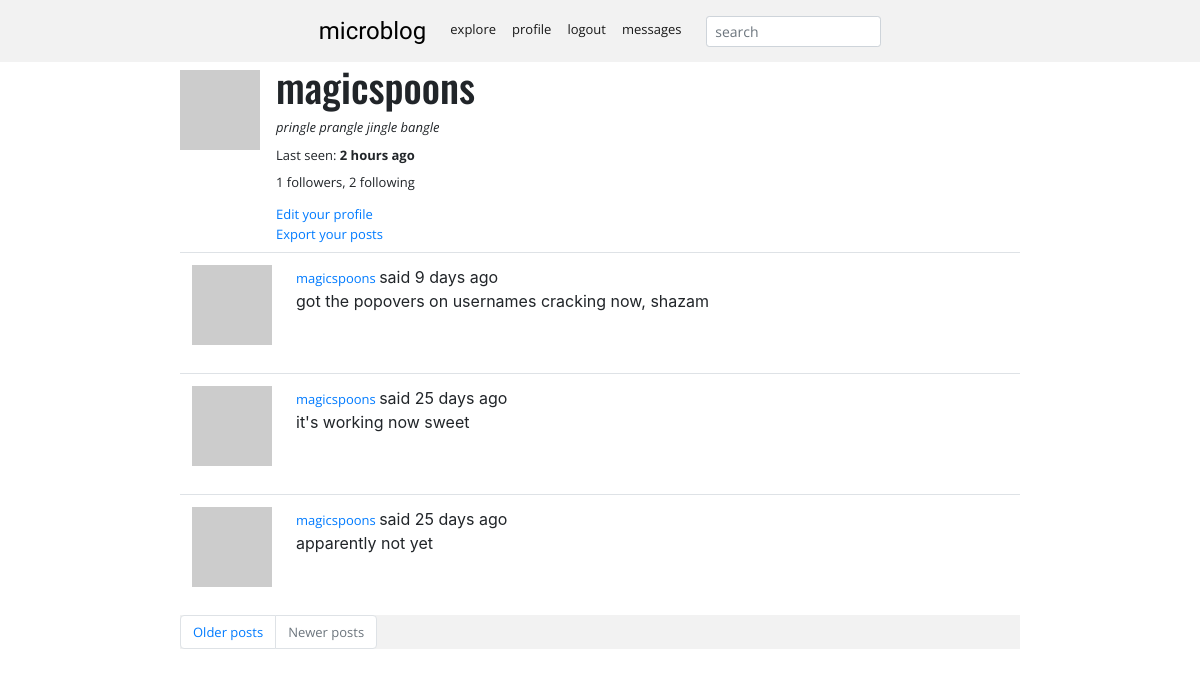
/user/magicspoons (signed in), run on an earlier commit of the app's database.
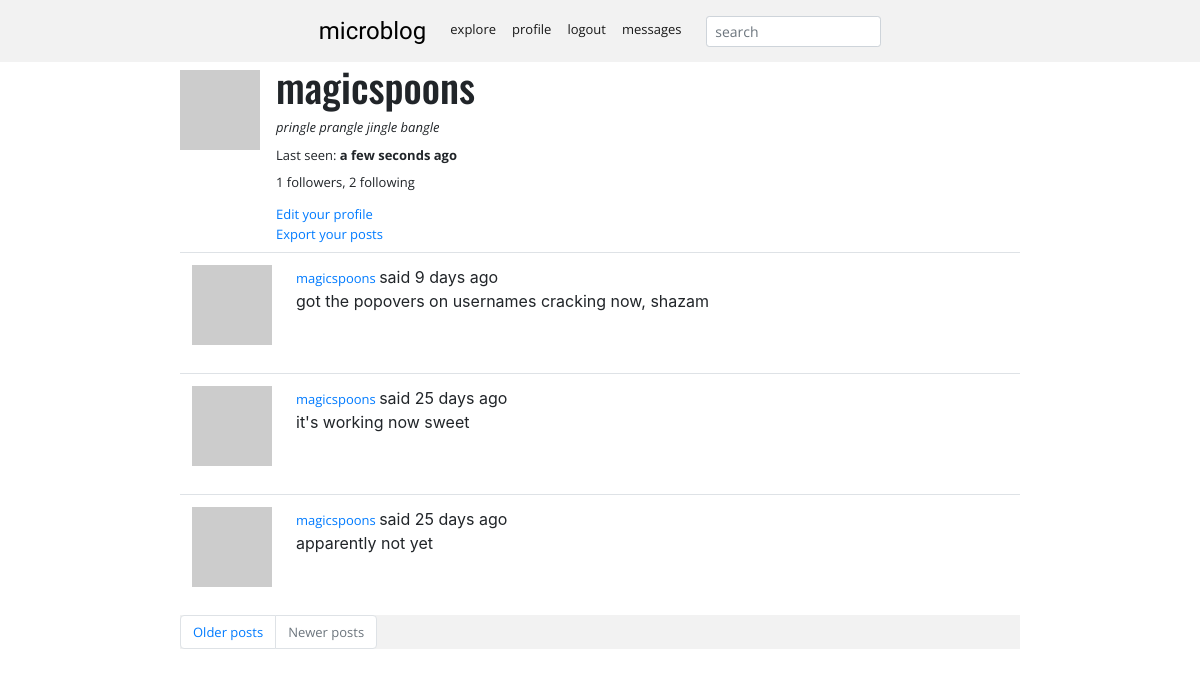
And on a later commit of the database.
### app/models.py (models this page shows, shortened)
class PaginatedAPIMixin(object):
    @staticmethod
    def to_collection_dict(query, page, per_page, endpoint, **kwargs):
        resources = query.paginate(page, per_page, False)
        data = {
            'items': [item.to_dict() for item in resources.items],
            '_meta': {
                'page': page,
                'per_page': per_page,
                'total_pages': resources.pages,
                'total_items': resources.total
            },
            '_links': {
                'self': url_for(endpoint, page=page, per_page=per_page,
                                **kwargs),
                'next': url_for(endpoint, page=page + 1, per_page=per_page,
                                **kwargs) if resources.has_next else None,
                'prev': url_for(endpoint, page=page - 1, per_page=per_page,
                                **kwargs) if resources.has_prev else None
            }
        }
        return data

class User(PaginatedAPIMixin, UserMixin, db.Model):
    id = db.Column(db.Integer, primary_key=True)
    username = db.Column(db.String(64), index=True, unique=True)
    email = db.Column(db.String(120), index=True, unique=True)
    password_hash = db.Column(db.String(128))
    posts = db.relationship('Post', backref='author', lazy='dynamic')
    about_me = db.Column(db.String(140))
    last_seen = db.Column(db.DateTime, default=datetime.utcnow)
    followed = db.relationship(
        'User', secondary=followers,
        primaryjoin=(followers.c.follower_id == id),
        secondaryjoin=(followers.c.followed_id == id),
        backref=db.backref('followers', lazy='dynamic'), lazy='dynamic')
    messages_sent = db.relationship('Message',
                                    foreign_keys='Message.sender_id',
                                    backref='author', lazy='dynamic')
    messages_received = db.relationship('Message',
                                        foreign_keys='Message.recipient_id',
                                        backref='recipient', lazy='dynamic')
    last_message_read_time = db.Column(db.DateTime)
    notifications = db.relationship('Notification', backref='user', lazy='dynamic')
    tasks = db.relationship('Task', backref='user', lazy='dynamic')
    token = db.Column(db.String(32), index=True, unique=True)
    token_expiration = db.Column(db.DateTime)
    def avatar(self, size):
        digest = md5(self.email.lower().encode('utf-8')).hexdigest()
        return 'https://www.gravatar.com/avatar/{}?d=identicon&s={}'.format(
            digest, size)
    def new_messages(self):
        last_read_time = self.last_message_read_time or datetime(1900, 1, 1)
        return Message.query.filter_by(recipient=self).filter(
            Message.timestamp > last_read_time).count()
    def get_tasks_in_progress(self):
        return Task.query.filter_by(user=self, complete=False).all()
    def get_task_in_progress(self, name):
        return Task.query.filter_by(name=name, user=self,
                                    complete=False).first()

class SearchableMixin(object):
    @classmethod
    def before_commit(cls, session):
        session._changes = {
            'add': list(session.new),
            'update': list(session.dirty),
            'delete': list(session.deleted)
        }
    @classmethod
    def after_commit(cls, session):
        for obj in session._changes['add']:
            if isinstance(obj, SearchableMixin):
                add_to_index(obj.__tablename__, obj)
        for obj in session._changes['update']:
            if isinstance(obj, SearchableMixin):
                add_to_index(obj.__tablename__, obj)
        for obj in session._changes['delete']:
            if isinstance(obj, SearchableMixin):
                remove_from_index(obj.__tablename__, obj)
        session._changes = None

class Post(SearchableMixin, db.Model):
    __searchable__ = ['body']
    id = db.Column(db.Integer, primary_key=True)
    body = db.Column(db.String(140))
    timestamp = db.Column(db.DateTime, index=True, default=datetime.utcnow)
    user_id = db.Column(db.Integer, db.ForeignKey('user.id'))
    language = db.Column(db.String(5))

### app/main/routes.py (the view)
@bp.route('/user/<username>')
@login_required
def user(username):
    user = User.query.filter_by(username=username).first_or_404()
    page = request.args.get('page', 1, type=int)
    posts = user.posts.order_by(Post.timestamp.desc()).paginate(
        page, current_app.config['POSTS_PER_PAGE'], False)
    next_url = url_for('main.user', username=user.username,
                       page=posts.next_num) if posts.has_next else None
    prev_url = url_for('main.user', username=user.username,
                       page=posts.prev_num) if posts.has_prev else None
    form = EmptyForm()
    return render_template('user.html', user=user, posts=posts.items,
                           next_url=next_url, prev_url=prev_url, form=form)

### app/main/forms.py
class SearchForm(FlaskForm):
    q = StringField(_l('search'), validators=[DataRequired()])
    def __init__(self, *args, **kwargs):
        if 'formdata' not in kwargs:
            kwargs['formdata'] = request.args
        if 'csrf_enabled' not in kwargs:
            kwargs['csrf_enabled'] = False
        super(SearchForm, self).__init__(*args, **kwargs)

class EmptyForm(FlaskForm):
    submit = SubmitField('Submit')

### app/main/routes.py (called while the page is built)
@bp.before_app_request
def before_request():
    if current_user.is_authenticated:
        current_user.last_seen = datetime.utcnow()
        db.session.commit()
        g.search_form = SearchForm()
    g.locale = str(get_locale())

### app/models.py (called while the page is built)
@login.user_loader
def load_user(id):
    return User.query.get(int(id))

### app/main/templates/user.html (shortened to what this page needs)
{% extends "base.html" %}
{% import "bootstrap/form.html" as wtf %}
{% block app_content %}
    <div class="d-flex flex-row">
            <div class="pt-2 pr-2" ><img src="{{ user.avatar(128) }}"></div>
            <div class="pl-2">
                <h1>{{ user.username }}</h1>
                {% if user.about_me %}
                    <p><em>{{ user.about_me }}</em></p>
                {% endif %}
                {% if user.last_seen %}
                    <p>{{ _('Last seen') }}: <strong>{{ moment(user.last_seen).fromNow() }}</strong></p>
                {% endif %}
                    <p>{{ _('%(count)d followers', count=user.followers.count()) }}, {{ _('%(count)d following', count=user.followed.count()) }}</p>
                    {% if user == current_user %}
                <a href="{{ url_for('main.edit_profile') }}">{{ _('Edit your profile') }}</a>
                {% if not current_user.get_task_in_progress('export_posts') %}
                <p>
                    <a href="{{ url_for('main.export_posts') }}">
                        {{ _('Export your posts') }}
                    </a>
                </p>
                {% endif %}
                {% endif %}
            </div>
    </div>
    {% for post in posts %}
        {% include '_post.html' %}
    {% endfor %}
    <nav aria-label="...">
        <ul class="pagination">
            <li class="page-item{% if not next_url %} disabled{% endif %}">
                <a class="page-link" href="{{ next_url or '#' }}">
                    {{ _('Older posts') }}
                </a>
            </li>
            <li class="page-item{% if not prev_url %} disabled{% endif %}">
                <a class="page-link" href="{{ prev_url or '#' }}">
                    {{ _('Newer posts') }}
                </a>
            </li>
        </ul>
    </nav>
{% endblock %}

### app/main/templates/base.html (shortened to what this page needs)
{% extends "bootstrap.html" %}
{% block navbar %}
    <nav class="navbar fixed-top navbar-expand navbar-light">
        <div class="mx-auto d-flex d-block flex-nowrap">
            <a class="navbar-brand pagetitle" href="{{ url_for('main.index') }}">microblog</a>
            <div id="navbarNavDropdown">
                <ul class="navbar-nav opensans pt-1">
                    <li class="nav-item active">
                        <a class="nav-link" href="{{ url_for('main.explore') }}">{{ _('explore') }}</a>
                    </li>
                    <li class="nav-item active">
                    {% if current_user.is_anonymous %}
                        <a class="nav-link" href="{{ url_for('auth.login') }}">{{ _('login') }}</a>
                    {% else %}
                        <a class="nav-link" href="{{ url_for('main.user', username=current_user.username) }}">{{ _('profile') }}</a></li>
                    <li class="nav-item active"><a class="nav-link" href="{{ url_for('auth.logout') }}">{{ _('logout') }}</a>
                    {% endif %}
                    </li>
                    {% if current_user.is_anonymous %}
                    {% else %}
                    <li class="nav-item active">
                        <a class="nav-link" href="{{ url_for('main.messages') }}">
                            {{ _('messages') }}
                            {% set new_messages = current_user.new_messages() %}
                        </a>
                    </li>
                    {% endif %}
                    {% if g.search_form %}
                    <form class="form-inline" method="get"
                            action="{{ url_for('main.search') }}">
                        <div class="form-group m-0">
                            {{ g.search_form.q(size=20, class='form-control form-control-sm mt-1',
                            placeholder=g.search_form.q.label.text) }}
                        </div>
                    </form>
                    {% endif %}
                </ul>
            </div>
        </div>
    </nav>
{% endblock %}
{% block content %}
    <div class="container-fluid maxWidth">
    <div class="container-fluid maxWidth">
        {% block app_content %}{% endblock %}
    </div>
{% endblock %}

### app/main/templates/bootstrap.html (shortened to what this page needs)
<!doctype html>
<html lang="en">
    <head>
        {{ bootstrap.load_css() }}
        <link href="{{ url_for('static', filename='styles.css') }}" rel="stylesheet">
    </head>
    <body>
        <div class="container-fluid maxWidth px-0">
        {% block navbar %}{% endblock %}
        </div>
        {% block content %}{% endblock %}
    </body>
</html>

### app/main/templates/_post.html (shortened to what this page needs)
<table class="table table-hover">
        <tr>
            <td width="70px">
                <a href="{{ url_for('main.user', username=post.author.username) }}">
                    <img src="{{ post.author.avatar(70) }}" />
                </a>
            </td>
            <td>
                {{ _('%(username)s said %(when)s',
                    username=user_link, when=moment(post.timestamp).fromNow()) }}
                <br>
                <span id="post{{ post.id }}">{{ post.body }}</span>
            </td>
        </tr>
    </table>

### app/static/styles.css (style rules this page uses)
body { padding-top:62px; }
.pagetitle { font-family: Nova Cut; font-size: 18pt; }
p { margin-bottom: 8px; }
.opensans, a, li, p { font-family: Open Sans; font-size: small; }
a { word-wrap: break-word; }
.oswald, h3, h1, h5 { font-family: Oswald; }
.maxWidth { max-width: 900px; }
nav { background-color: #f2f2f2; }
.pagetitle:link { color: #000000; text-decoration: none; }

What changed in the data, as far as the page shows it:
changed User "magicspoons": last_seen "2 hours ago" → "a few seconds ago"
